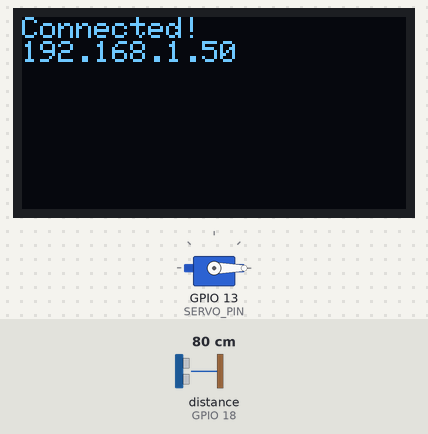
A sketch run on a simulated ESP32. Parts: servo, 128×64 one-colour display. Wiring (from diagram.json): ultrasonic range finder: trigger GPIO 5; echo GPIO 18. The inputs (shaded band) are chosen by the test bench; at power-on: distance to the obstacle (sensor on GPIO 18) 80 cm. The echo pulse lasts 58.3 µs per cm; WiFi joins after 1.5 s; servers stay silent unless stated; what the sketch prints to the serial monitor is not drawn.

Above: at 1.7 s.
At 7.8 s:
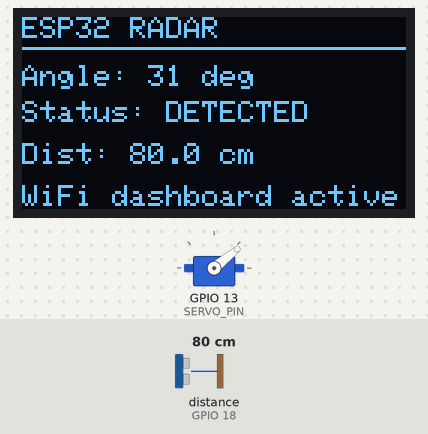
7.9 s: distance to the obstacle (sensor on GPIO 18) set to 2 cm
At 8.35 s:
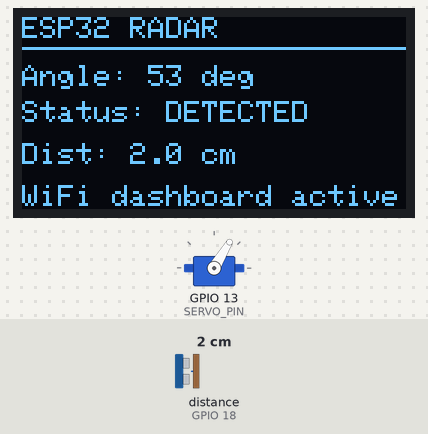
10.9 s: distance to the obstacle (sensor on GPIO 18) set to 120 cm
At 11.2 s:
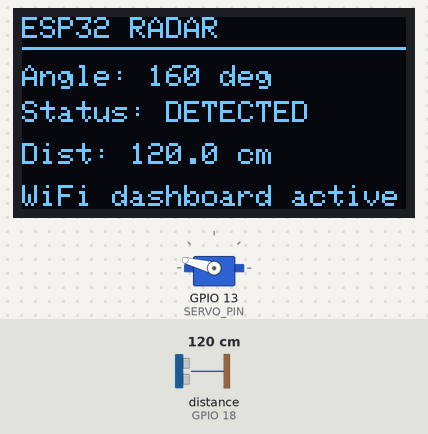
13.5 s: distance to the obstacle (sensor on GPIO 18) set to 4 cm
At 13.84 s:
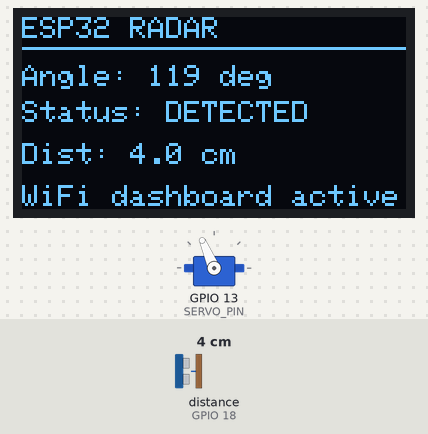
Timing chart, 0 to 21.1 s (numbered marks = the images above; inputs shaded):
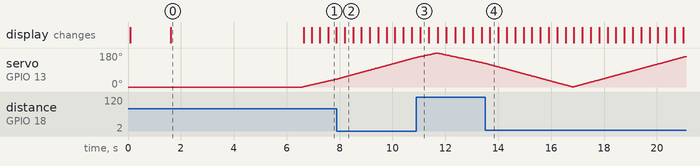

The sketch:

main.ino
```cpp
#include <Wire.h>
#include <Adafruit_SSD1306.h>
#include <ESP32Servo.h>
#include <WiFi.h>
#include <WebServer.h>

// WiFi details - replace these before uploading to your ESP32
const char* ssid = "YOUR_WIFI_NAME";
const char* password = "YOUR_WIFI_PASSWORD";

// Pin definitions
#define TRIG_PIN 5
#define ECHO_PIN 18
#define SERVO_PIN 13

// OLED
#define SCREEN_WIDTH 128
#define SCREEN_HEIGHT 64
Adafruit_SSD1306 display(SCREEN_WIDTH, SCREEN_HEIGHT, &Wire, -1);

// Servo
Servo radarServo;

// Web server
WebServer server(80);

// Shared variables
int currentAngle = 0;
float currentDistance = 0;
int sweepDirection = 1;

void setup() {
  Serial.begin(115200);

  // Servo
  radarServo.attach(SERVO_PIN);
  radarServo.write(0);

  // HC-SR04
  pinMode(TRIG_PIN, OUTPUT);
  pinMode(ECHO_PIN, INPUT);

  // OLED
  display.begin(SSD1306_SWITCHCAPVCC, 0x3C);
  display.clearDisplay();
  display.setTextSize(1);
  display.setTextColor(WHITE);
  display.setCursor(0, 0);
  display.println("Starting...");
  display.display();

  // WiFi
  WiFi.begin(ssid, password);
  display.println("Connecting WiFi...");
  display.display();
  while (WiFi.status() != WL_CONNECTED) {
    delay(500);
    Serial.print(".");
}
  Serial.println();
  Serial.print("Connected! IP address: ");
  Serial.println(WiFi.localIP());

  // Show IP on OLED
  display.clearDisplay();
  display.setCursor(0, 0);
  display.println("Connected!");
  display.println(WiFi.localIP());
  display.display();
  delay(5000);

  // Web server routes
  server.on("/", handleRoot);
  server.on("/data", handleData);
  server.on("/favicon.ico", []() {
  server.send(204);
});

  server.begin();
}

float getDistance() {
  digitalWrite(TRIG_PIN, LOW);
  delayMicroseconds(2);
  digitalWrite(TRIG_PIN, HIGH);
  delayMicroseconds(10);
  digitalWrite(TRIG_PIN, LOW);

  long duration = pulseIn(ECHO_PIN, HIGH, 30000);

  if (duration == 0) return -1;

  float distance = (duration * 0.0343) / 2;
  return distance;
}

void sweepRadar() {
  unsigned long currentMillis = millis();
  static unsigned long lastMoveTime = 0;
  static int angle = 0;
  static int direction = 1;

  if (currentMillis - lastMoveTime >= 20) {
    lastMoveTime = currentMillis;

    angle += direction;

    if (angle >= 180) direction = -1;
    if (angle <= 0) direction = 1;

    radarServo.write(angle);
    currentDistance = getDistance();
    currentAngle = angle;

    // Update OLED
  display.clearDisplay();
  display.setTextColor(WHITE);

  // Title
  display.setTextSize(1);
  display.setCursor(0, 0);
  display.println("ESP32 RADAR");
  display.drawLine(0, 10, 127, 10, WHITE);

  // Angle
  display.setCursor(0, 16);
  display.print("Angle: ");
  display.print(angle);
  display.println(" deg");

  // Distance / status
  display.setCursor(0, 28);
  if (currentDistance == -1 || currentDistance > 400) {
    display.println("Status: CLEAR");
    display.setCursor(0, 42);
    display.println("Dist: -- cm");
  } else {
    display.println("Status: DETECTED");
    display.setCursor(0, 42);
    display.print("Dist: ");
    display.print(currentDistance, 1);
    display.println(" cm");
  }

  // Bottom note
  display.setCursor(0, 56);
  display.println("WiFi dashboard active");

  display.display();
  }
}

void handleData() {
  String json = "{\"angle\":" + String(currentAngle) +
                ",\"distance\":" + String(currentDistance) + "}";
  server.send(200, "application/json", json);
}

void handleRoot() {
  String html = R"rawliteral(
<!DOCTYPE html>
<html>
<head>
  <meta charset="UTF-8">
  <title>ESP32 Radar Scanner</title>
  <style>
    * {
      box-sizing: border-box;
      font-family: Arial, Helvetica, sans-serif;
    }

    body {
      margin: 0;
      min-height: 100vh;
      background: radial-gradient(circle at top, #102010, #000000 65%);
      color: #00ff66;
      display: flex;
      justify-content: center;
      align-items: center;
    }

    .dashboard {
      width: 960px;
      padding: 24px;
      border: 1px solid #00ff66;
      box-shadow: 0 0 25px rgba(0, 255, 100, 0.25);
      background: rgba(0, 0, 0, 0.85);
    }

    .header {
      display: flex;
      justify-content: space-between;
      align-items: center;
      margin-bottom: 18px;
      border-bottom: 1px solid rgba(0, 255, 100, 0.35);
      padding-bottom: 12px;
    }

    h1 {
      margin: 0;
      font-size: 28px;
      letter-spacing: 1px;
    }

    .subtitle {
      color: #77ff99;
      font-size: 14px;
      margin-top: 4px;
    }

    .status-pill {
      padding: 8px 14px;
      border: 1px solid #00ff66;
      border-radius: 999px;
      font-weight: bold;
      font-size: 14px;
      box-shadow: 0 0 12px rgba(0, 255, 100, 0.35);
    }

    .content {
      display: grid;
      grid-template-columns: 700px 1fr;
      gap: 20px;
      align-items: stretch;
    }

    canvas {
      width: 700px;
      height: 430px;
      border: 1px solid #00ff66;
      background: black;
      box-shadow: inset 0 0 25px rgba(0, 255, 100, 0.15);
    }

    .panel {
      border: 1px solid rgba(0, 255, 100, 0.45);
      padding: 18px;
      background: rgba(0, 30, 10, 0.35);
    }

    .reading {
      margin-bottom: 20px;
    }

    .label {
      font-size: 13px;
      color: #77ff99;
      text-transform: uppercase;
      letter-spacing: 1px;
    }

    .value {
      font-size: 30px;
      font-weight: bold;
      margin-top: 4px;
      color: #ffffff;
    }

    .small {
      font-size: 13px;
      color: #77ff99;
      line-height: 1.5;
      margin-top: 20px;
    }

    .detected {
      color: #ff3333;
    }

    .clear {
      color: #00ff66;
    }
  </style>
</head>

<body>
  <div class="dashboard">
    <div class="header">
      <div>
        <h1>ESP32 Radar Scanner</h1>
        <div class="subtitle">HC-SR04 ultrasonic sensor + SG90 servo + live WiFi dashboard</div>
      </div>
      <div id="statusPill" class="status-pill">SCANNING</div>
    </div>

    <div class="content">
      <canvas id="radar" width="700" height="430"></canvas>

      <div class="panel">
        <div class="reading">
          <div class="label">Current Angle</div>
          <div id="angleValue" class="value">0°</div>
        </div>

        <div class="reading">
          <div class="label">Measured Distance</div>
          <div id="distanceValue" class="value">-- cm</div>
        </div>

        <div class="reading">
          <div class="label">Object Status</div>
          <div id="objectValue" class="value clear">Clear</div>
        </div>

        <div class="small">
          Range scale: 0-100 cm<br>
          Update rate: 20 Hz target<br>
          Data source: ESP32 /data endpoint
        </div>
      </div>
    </div>
  </div>

<script>
  const canvas = document.getElementById('radar');
  const ctx = canvas.getContext('2d');

  const cx = 350;
  const cy = 360;
  const radius = 300;
  const maxDistance = 100;

  let points = [];

  function drawBackground() {
    ctx.fillStyle = 'black';
    ctx.fillRect(0, 0, canvas.width, canvas.height);

    ctx.strokeStyle = 'rgba(0, 255, 80, 0.25)';
    ctx.lineWidth = 1;

    // Distance rings
    [0.25, 0.5, 0.75, 1].forEach((r, i) => {
      ctx.beginPath();
      ctx.arc(cx, cy, radius * r, Math.PI, 2 * Math.PI);
      ctx.stroke();

      ctx.fillStyle = 'rgba(0, 255, 80, 0.65)';
      ctx.font = '12px Arial';
      ctx.fillText((i + 1) * 25 + ' cm', cx + radius * r - 38, cy - 8);
    });

    // Angle lines and labels
    for (let a = 0; a <= 180; a += 30) {
      let rad = (a * Math.PI) / 180;
      let x = cx + radius * Math.cos(rad);
      let y = cy - radius * Math.sin(rad);

      ctx.beginPath();
      ctx.moveTo(cx, cy);
      ctx.lineTo(x, y);
      ctx.stroke();

      ctx.fillStyle = 'rgba(0, 255, 80, 0.75)';
      ctx.font = '12px Arial';

      let labelX = cx + (radius + 18) * Math.cos(rad);
      let labelY = cy - (radius + 18) * Math.sin(rad);

      ctx.fillText(a + '\u00B0', labelX - 10, labelY + 5);
    }

    // Base line
    ctx.strokeStyle = '#00ff66';
    ctx.lineWidth = 1.5;
    ctx.beginPath();
    ctx.moveTo(cx - radius, cy);
    ctx.lineTo(cx + radius, cy);
    ctx.stroke();
  }

  function drawSweep(angle) {
    let rad = (angle * Math.PI) / 180;

    ctx.strokeStyle = '#00ff66';
    ctx.lineWidth = 3;
    ctx.beginPath();
    ctx.moveTo(cx, cy);
    ctx.lineTo(cx + radius * Math.cos(rad), cy - radius * Math.sin(rad));
    ctx.stroke();

    // Glow effect
    ctx.strokeStyle = 'rgba(0, 255, 100, 0.25)';
    ctx.lineWidth = 10;
    ctx.beginPath();
    ctx.moveTo(cx, cy);
    ctx.lineTo(cx + radius * Math.cos(rad), cy - radius * Math.sin(rad));
    ctx.stroke();
  }

  function drawPoints() {
    points.forEach((p, index) => {
      let fade = (index + 1) / points.length;
      let rad = (p.angle * Math.PI) / 180;
      let scale = (p.distance / maxDistance) * radius;

      let x = cx + scale * Math.cos(rad);
      let y = cy - scale * Math.sin(rad);

      ctx.fillStyle = `rgba(255, 40, 40, ${fade})`;
      ctx.beginPath();
      ctx.arc(x, y, 6, 0, 2 * Math.PI);
      ctx.fill();
    });
  }

  function updateText(angle, distance) {
    document.getElementById('angleValue').textContent = angle + '\u00B0';

    const statusPill = document.getElementById('statusPill');
    const objectValue = document.getElementById('objectValue');

    if (distance > 0 && distance <= maxDistance) {
      document.getElementById('distanceValue').textContent = distance.toFixed(1) + ' cm';
      objectValue.textContent = 'Detected';
      objectValue.className = 'value detected';
      statusPill.textContent = 'OBJECT DETECTED';
      statusPill.style.color = '#ff3333';
      statusPill.style.borderColor = '#ff3333';
    } else {
      document.getElementById('distanceValue').textContent = '-- cm';
      objectValue.textContent = 'Clear';
      objectValue.className = 'value clear';
      statusPill.textContent = 'SCANNING';
      statusPill.style.color = '#00ff66';
      statusPill.style.borderColor = '#00ff66';
    }
  }

  function drawRadar(angle, distance) {
    drawBackground();

    if (distance > 0 && distance <= maxDistance) {
      points.push({ angle, distance });

      if (points.length > 40) {
        points.shift();
      }
    }

    drawPoints();
    drawSweep(angle);
    updateText(angle, distance);
  }

  setInterval(() => {
    fetch('/data')
      .then(response => response.json())
      .then(data => {
        drawRadar(data.angle, data.distance);
      })
      .catch(error => {
        console.log('Data fetch error:', error);
      });
  }, 50);
</script>
</body>
</html>
  )rawliteral";

  server.send(200, "text/html", html);
}

void loop() {
  server.handleClient();
  sweepRadar();
}
```

Measured:
- what the display in image 0 shows lasts 5.0 s, from 1.6 s to 6.6 s
